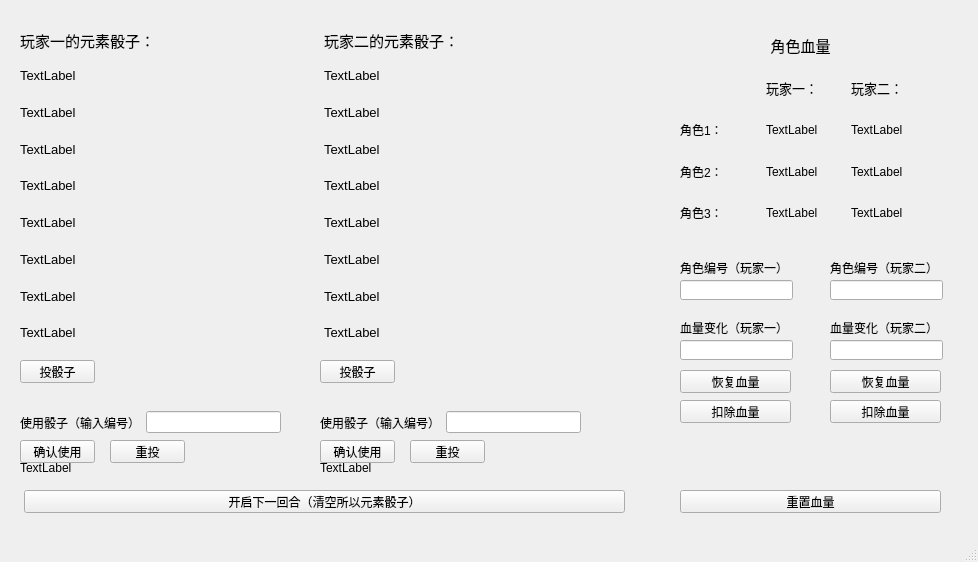
<?xml version="1.0" encoding="UTF-8"?>
<ui version="4.0">
 <class>mainwindow</class>
 <widget class="QMainWindow" name="mainwindow">
  <property name="geometry">
   <rect>
    <x>0</x>
    <y>0</y>
    <width>978</width>
    <height>562</height>
   </rect>
  </property>
  <property name="minimumSize">
   <size>
    <width>642</width>
    <height>562</height>
   </size>
  </property>
  <property name="maximumSize">
   <size>
    <width>978</width>
    <height>562</height>
   </size>
  </property>
  <property name="windowTitle">
   <string>Genius Invokation TCG-Dice</string>
  </property>
  <widget class="QWidget" name="centralwidget">
   <widget class="QWidget" name="layoutWidget_2">
    <property name="geometry">
     <rect>
      <x>320</x>
      <y>410</y>
      <width>261</width>
      <height>25</height>
     </rect>
    </property>
    <layout class="QHBoxLayout" name="horizontalLayout_4">
     <item>
      <widget class="QLabel" name="label_4">
       <property name="font">
        <font>
         <family>Microsoft YaHei UI</family>
        </font>
       </property>
       <property name="text">
        <string>使用骰子（输入编号）</string>
       </property>
      </widget>
     </item>
     <item>
      <widget class="QLineEdit" name="use2">
       <property name="font">
        <font>
         <family>Microsoft YaHei UI</family>
        </font>
       </property>
      </widget>
     </item>
    </layout>
   </widget>
   <widget class="QPushButton" name="clearButton">
    <property name="geometry">
     <rect>
      <x>24</x>
      <y>490</y>
      <width>601</width>
      <height>23</height>
     </rect>
    </property>
    <property name="font">
     <font>
      <family>Microsoft YaHei UI</family>
     </font>
    </property>
    <property name="text">
     <string>开启下一回合（清空所以元素骰子）</string>
    </property>
   </widget>
   <widget class="QWidget" name="layoutWidget">
    <property name="geometry">
     <rect>
      <x>20</x>
      <y>410</y>
      <width>261</width>
      <height>25</height>
     </rect>
    </property>
    <layout class="QHBoxLayout" name="horizontalLayout_3">
     <item>
      <widget class="QLabel" name="label_3">
       <property name="font">
        <font>
         <family>Microsoft YaHei UI</family>
        </font>
       </property>
       <property name="text">
        <string>使用骰子（输入编号）</string>
       </property>
      </widget>
     </item>
     <item>
      <widget class="QLineEdit" name="use1">
       <property name="font">
        <font>
         <family>Microsoft YaHei UI</family>
        </font>
       </property>
      </widget>
     </item>
    </layout>
   </widget>
   <widget class="QWidget" name="horizontalLayoutWidget">
    <property name="geometry">
     <rect>
      <x>20</x>
      <y>20</y>
      <width>601</width>
      <height>41</height>
     </rect>
    </property>
    <layout class="QHBoxLayout" name="horizontalLayout">
     <item>
      <widget class="QLabel" name="label_2">
       <property name="font">
        <font>
         <family>Microsoft YaHei UI</family>
         <pointsize>11</pointsize>
        </font>
       </property>
       <property name="text">
        <string>玩家一的元素骰子：</string>
       </property>
      </widget>
     </item>
     <item>
      <widget class="QLabel" name="label">
       <property name="font">
        <font>
         <family>Microsoft YaHei UI</family>
         <pointsize>11</pointsize>
        </font>
       </property>
       <property name="text">
        <string>玩家二的元素骰子：</string>
       </property>
      </widget>
     </item>
    </layout>
   </widget>
   <widget class="QWidget" name="layoutWidget_3">
    <property name="geometry">
     <rect>
      <x>20</x>
      <y>60</y>
      <width>601</width>
      <height>288</height>
     </rect>
    </property>
    <layout class="QHBoxLayout" name="horizontalLayout_2">
     <item>
      <layout class="QVBoxLayout" name="verticalLayout">
       <item>
        <widget class="QLabel" name="player1_1">
         <property name="font">
          <font>
           <family>Microsoft YaHei UI</family>
           <pointsize>10</pointsize>
          </font>
         </property>
         <property name="text">
          <string>TextLabel</string>
         </property>
        </widget>
       </item>
       <item>
        <widget class="QLabel" name="player1_2">
         <property name="font">
          <font>
           <family>Microsoft YaHei UI</family>
           <pointsize>10</pointsize>
          </font>
         </property>
         <property name="text">
          <string>TextLabel</string>
         </property>
        </widget>
       </item>
       <item>
        <widget class="QLabel" name="player1_3">
         <property name="font">
          <font>
           <family>Microsoft YaHei UI</family>
           <pointsize>10</pointsize>
          </font>
         </property>
         <property name="text">
          <string>TextLabel</string>
         </property>
        </widget>
       </item>
       <item>
        <widget class="QLabel" name="player1_4">
         <property name="font">
          <font>
           <family>Microsoft YaHei UI</family>
           <pointsize>10</pointsize>
          </font>
         </property>
         <property name="text">
          <string>TextLabel</string>
         </property>
        </widget>
       </item>
       <item>
        <widget class="QLabel" name="player1_5">
         <property name="font">
          <font>
           <family>Microsoft YaHei UI</family>
           <pointsize>10</pointsize>
          </font>
         </property>
         <property name="text">
          <string>TextLabel</string>
         </property>
        </widget>
       </item>
       <item>
        <widget class="QLabel" name="player1_6">
         <property name="font">
          <font>
           <family>Microsoft YaHei UI</family>
           <pointsize>10</pointsize>
          </font>
         </property>
         <property name="text">
          <string>TextLabel</string>
         </property>
        </widget>
       </item>
       <item>
        <widget class="QLabel" name="player1_7">
         <property name="font">
          <font>
           <family>Microsoft YaHei UI</family>
           <pointsize>10</pointsize>
          </font>
         </property>
         <property name="text">
          <string>TextLabel</string>
         </property>
        </widget>
       </item>
       <item>
        <widget class="QLabel" name="player1_8">
         <property name="font">
          <font>
           <family>Microsoft YaHei UI</family>
           <pointsize>10</pointsize>
          </font>
         </property>
         <property name="text">
          <string>TextLabel</string>
         </property>
        </widget>
       </item>
      </layout>
     </item>
     <item>
      <layout class="QVBoxLayout" name="verticalLayout_3">
       <item>
        <widget class="QLabel" name="player2_1">
         <property name="font">
          <font>
           <family>Microsoft YaHei UI</family>
           <pointsize>10</pointsize>
          </font>
         </property>
         <property name="text">
          <string>TextLabel</string>
         </property>
        </widget>
       </item>
       <item>
        <widget class="QLabel" name="player2_2">
         <property name="font">
          <font>
           <family>Microsoft YaHei UI</family>
           <pointsize>10</pointsize>
          </font>
         </property>
         <property name="text">
          <string>TextLabel</string>
         </property>
        </widget>
       </item>
       <item>
        <widget class="QLabel" name="player2_3">
         <property name="font">
          <font>
           <family>Microsoft YaHei UI</family>
           <pointsize>10</pointsize>
          </font>
         </property>
         <property name="text">
          <string>TextLabel</string>
         </property>
        </widget>
       </item>
       <item>
        <widget class="QLabel" name="player2_4">
         <property name="font">
          <font>
           <family>Microsoft YaHei UI</family>
           <pointsize>10</pointsize>
          </font>
         </property>
         <property name="text">
          <string>TextLabel</string>
         </property>
        </widget>
       </item>
       <item>
        <widget class="QLabel" name="player2_5">
         <property name="font">
          <font>
           <family>Microsoft YaHei UI</family>
           <pointsize>10</pointsize>
          </font>
         </property>
         <property name="text">
          <string>TextLabel</string>
         </property>
        </widget>
       </item>
       <item>
        <widget class="QLabel" name="player2_6">
         <property name="font">
          <font>
           <family>Microsoft YaHei UI</family>
           <pointsize>10</pointsize>
          </font>
         </property>
         <property name="text">
          <string>TextLabel</string>
         </property>
        </widget>
       </item>
       <item>
        <widget class="QLabel" name="player2_7">
         <property name="font">
          <font>
           <family>Microsoft YaHei UI</family>
           <pointsize>10</pointsize>
          </font>
         </property>
         <property name="text">
          <string>TextLabel</string>
         </property>
        </widget>
       </item>
       <item>
        <widget class="QLabel" name="player2_8">
         <property name="font">
          <font>
           <family>Microsoft YaHei UI</family>
           <pointsize>10</pointsize>
          </font>
         </property>
         <property name="text">
          <string>TextLabel</string>
         </property>
        </widget>
       </item>
      </layout>
     </item>
    </layout>
   </widget>
   <widget class="QPushButton" name="useButton2">
    <property name="geometry">
     <rect>
      <x>320</x>
      <y>440</y>
      <width>75</width>
      <height>23</height>
     </rect>
    </property>
    <property name="font">
     <font>
      <family>Microsoft YaHei UI</family>
     </font>
    </property>
    <property name="text">
     <string>确认使用</string>
    </property>
   </widget>
   <widget class="QPushButton" name="player1_begin">
    <property name="geometry">
     <rect>
      <x>20</x>
      <y>360</y>
      <width>75</width>
      <height>23</height>
     </rect>
    </property>
    <property name="font">
     <font>
      <family>Microsoft YaHei UI</family>
     </font>
    </property>
    <property name="text">
     <string>投骰子</string>
    </property>
   </widget>
   <widget class="QPushButton" name="player2_begin">
    <property name="geometry">
     <rect>
      <x>320</x>
      <y>360</y>
      <width>75</width>
      <height>23</height>
     </rect>
    </property>
    <property name="font">
     <font>
      <family>Microsoft YaHei UI</family>
     </font>
    </property>
    <property name="text">
     <string>投骰子</string>
    </property>
   </widget>
   <widget class="QPushButton" name="useButton1">
    <property name="geometry">
     <rect>
      <x>20</x>
      <y>440</y>
      <width>75</width>
      <height>23</height>
     </rect>
    </property>
    <property name="font">
     <font>
      <family>Microsoft YaHei UI</family>
     </font>
    </property>
    <property name="text">
     <string>确认使用</string>
    </property>
   </widget>
   <widget class="QLabel" name="Warning1">
    <property name="geometry">
     <rect>
      <x>20</x>
      <y>460</y>
      <width>261</width>
      <height>16</height>
     </rect>
    </property>
    <property name="font">
     <font>
      <family>Microsoft YaHei UI</family>
     </font>
    </property>
    <property name="text">
     <string>TextLabel</string>
    </property>
   </widget>
   <widget class="QLabel" name="Warning2">
    <property name="geometry">
     <rect>
      <x>320</x>
      <y>460</y>
      <width>261</width>
      <height>16</height>
     </rect>
    </property>
    <property name="font">
     <font>
      <family>Microsoft YaHei UI</family>
     </font>
    </property>
    <property name="text">
     <string>TextLabel</string>
    </property>
   </widget>
   <widget class="QPushButton" name="RebootButton1">
    <property name="geometry">
     <rect>
      <x>110</x>
      <y>440</y>
      <width>75</width>
      <height>23</height>
     </rect>
    </property>
    <property name="font">
     <font>
      <family>Microsoft YaHei UI</family>
     </font>
    </property>
    <property name="text">
     <string>重投</string>
    </property>
   </widget>
   <widget class="QPushButton" name="RebootButton2">
    <property name="geometry">
     <rect>
      <x>410</x>
      <y>440</y>
      <width>75</width>
      <height>23</height>
     </rect>
    </property>
    <property name="font">
     <font>
      <family>Microsoft YaHei UI</family>
     </font>
    </property>
    <property name="text">
     <string>重投</string>
    </property>
   </widget>
   <widget class="QLabel" name="label_5">
    <property name="geometry">
     <rect>
      <x>720</x>
      <y>30</y>
      <width>161</width>
      <height>31</height>
     </rect>
    </property>
    <property name="font">
     <font>
      <family>Microsoft YaHei UI</family>
      <pointsize>11</pointsize>
     </font>
    </property>
    <property name="text">
     <string>角色血量</string>
    </property>
    <property name="alignment">
     <set>Qt::AlignCenter</set>
    </property>
   </widget>
   <widget class="QLineEdit" name="cnEdit1">
    <property name="geometry">
     <rect>
      <x>680</x>
      <y>280</y>
      <width>113</width>
      <height>20</height>
     </rect>
    </property>
    <property name="font">
     <font>
      <family>Microsoft YaHei UI</family>
     </font>
    </property>
   </widget>
   <widget class="QLineEdit" name="cnEdit2">
    <property name="geometry">
     <rect>
      <x>830</x>
      <y>280</y>
      <width>113</width>
      <height>20</height>
     </rect>
    </property>
    <property name="font">
     <font>
      <family>Microsoft YaHei UI</family>
     </font>
    </property>
   </widget>
   <widget class="QLabel" name="label_11">
    <property name="geometry">
     <rect>
      <x>680</x>
      <y>260</y>
      <width>111</width>
      <height>16</height>
     </rect>
    </property>
    <property name="font">
     <font>
      <family>Microsoft YaHei UI</family>
     </font>
    </property>
    <property name="text">
     <string>角色编号（玩家一）</string>
    </property>
   </widget>
   <widget class="QLabel" name="label_12">
    <property name="geometry">
     <rect>
      <x>830</x>
      <y>260</y>
      <width>111</width>
      <height>16</height>
     </rect>
    </property>
    <property name="font">
     <font>
      <family>Microsoft YaHei UI</family>
     </font>
    </property>
    <property name="text">
     <string>角色编号（玩家二）</string>
    </property>
   </widget>
   <widget class="QLabel" name="label_13">
    <property name="geometry">
     <rect>
      <x>680</x>
      <y>320</y>
      <width>111</width>
      <height>16</height>
     </rect>
    </property>
    <property name="font">
     <font>
      <family>Microsoft YaHei UI</family>
     </font>
    </property>
    <property name="text">
     <string>血量变化（玩家一）</string>
    </property>
   </widget>
   <widget class="QLineEdit" name="bEdit1">
    <property name="geometry">
     <rect>
      <x>680</x>
      <y>340</y>
      <width>113</width>
      <height>20</height>
     </rect>
    </property>
    <property name="font">
     <font>
      <family>Microsoft YaHei UI</family>
     </font>
    </property>
   </widget>
   <widget class="QLineEdit" name="bEdit2">
    <property name="geometry">
     <rect>
      <x>830</x>
      <y>340</y>
      <width>113</width>
      <height>20</height>
     </rect>
    </property>
    <property name="font">
     <font>
      <family>Microsoft YaHei UI</family>
     </font>
    </property>
   </widget>
   <widget class="QLabel" name="label_14">
    <property name="geometry">
     <rect>
      <x>830</x>
      <y>320</y>
      <width>111</width>
      <height>16</height>
     </rect>
    </property>
    <property name="font">
     <font>
      <family>Microsoft YaHei UI</family>
     </font>
    </property>
    <property name="text">
     <string>血量变化（玩家二）</string>
    </property>
   </widget>
   <widget class="QPushButton" name="p1bplus">
    <property name="geometry">
     <rect>
      <x>680</x>
      <y>370</y>
      <width>111</width>
      <height>23</height>
     </rect>
    </property>
    <property name="font">
     <font>
      <family>Microsoft YaHei UI</family>
     </font>
    </property>
    <property name="text">
     <string>恢复血量</string>
    </property>
   </widget>
   <widget class="QPushButton" name="p1bminus">
    <property name="geometry">
     <rect>
      <x>680</x>
      <y>400</y>
      <width>111</width>
      <height>23</height>
     </rect>
    </property>
    <property name="font">
     <font>
      <family>Microsoft YaHei UI</family>
     </font>
    </property>
    <property name="text">
     <string>扣除血量</string>
    </property>
   </widget>
   <widget class="QPushButton" name="p2bminus">
    <property name="geometry">
     <rect>
      <x>830</x>
      <y>400</y>
      <width>111</width>
      <height>23</height>
     </rect>
    </property>
    <property name="font">
     <font>
      <family>Microsoft YaHei UI</family>
     </font>
    </property>
    <property name="text">
     <string>扣除血量</string>
    </property>
   </widget>
   <widget class="QPushButton" name="p2bplus">
    <property name="geometry">
     <rect>
      <x>830</x>
      <y>370</y>
      <width>111</width>
      <height>23</height>
     </rect>
    </property>
    <property name="font">
     <font>
      <family>Microsoft YaHei UI</family>
     </font>
    </property>
    <property name="text">
     <string>恢复血量</string>
    </property>
   </widget>
   <widget class="QPushButton" name="resetButton">
    <property name="geometry">
     <rect>
      <x>680</x>
      <y>490</y>
      <width>261</width>
      <height>23</height>
     </rect>
    </property>
    <property name="font">
     <font>
      <family>Microsoft YaHei UI</family>
     </font>
    </property>
    <property name="text">
     <string>重置血量</string>
    </property>
   </widget>
   <widget class="QWidget" name="layoutWidget">
    <property name="geometry">
     <rect>
      <x>680</x>
      <y>70</y>
      <width>251</width>
      <height>161</height>
     </rect>
    </property>
    <property name="font">
     <font>
      <family>Microsoft YaHei UI</family>
     </font>
    </property>
    <layout class="QGridLayout" name="gridLayout">
     <item row="0" column="0">
      <widget class="QLabel" name="label_17">
       <property name="text">
        <string/>
       </property>
      </widget>
     </item>
     <item row="0" column="1">
      <widget class="QLabel" name="label_6">
       <property name="font">
        <font>
         <family>Microsoft YaHei UI</family>
         <pointsize>10</pointsize>
        </font>
       </property>
       <property name="text">
        <string>玩家一：</string>
       </property>
      </widget>
     </item>
     <item row="0" column="2">
      <widget class="QLabel" name="label_7">
       <property name="font">
        <font>
         <family>Microsoft YaHei UI</family>
         <pointsize>10</pointsize>
        </font>
       </property>
       <property name="text">
        <string>玩家二：</string>
       </property>
      </widget>
     </item>
     <item row="1" column="0">
      <widget class="QLabel" name="label_8">
       <property name="font">
        <font>
         <family>Microsoft YaHei UI</family>
        </font>
       </property>
       <property name="text">
        <string>角色1：</string>
       </property>
      </widget>
     </item>
     <item row="1" column="1">
      <widget class="QLabel" name="p1c1b">
       <property name="font">
        <font>
         <family>Microsoft YaHei UI</family>
        </font>
       </property>
       <property name="text">
        <string>TextLabel</string>
       </property>
      </widget>
     </item>
     <item row="1" column="2">
      <widget class="QLabel" name="p2c1b">
       <property name="font">
        <font>
         <family>Microsoft YaHei UI</family>
        </font>
       </property>
       <property name="text">
        <string>TextLabel</string>
       </property>
      </widget>
     </item>
     <item row="2" column="0">
      <widget class="QLabel" name="label_9">
       <property name="font">
        <font>
         <family>Microsoft YaHei UI</family>
        </font>
       </property>
       <property name="text">
        <string>角色2：</string>
       </property>
      </widget>
     </item>
     <item row="2" column="1">
      <widget class="QLabel" name="p1c2b">
       <property name="font">
        <font>
         <family>Microsoft YaHei UI</family>
        </font>
       </property>
       <property name="text">
        <string>TextLabel</string>
       </property>
      </widget>
     </item>
     <item row="2" column="2">
      <widget class="QLabel" name="p2c2b">
       <property name="font">
        <font>
         <family>Microsoft YaHei UI</family>
        </font>
       </property>
       <property name="text">
        <string>TextLabel</string>
       </property>
      </widget>
     </item>
     <item row="3" column="0">
      <widget class="QLabel" name="label_10">
       <property name="font">
        <font>
         <family>Microsoft YaHei UI</family>
        </font>
       </property>
       <property name="text">
        <string>角色3：</string>
       </property>
      </widget>
     </item>
     <item row="3" column="1">
      <widget class="QLabel" name="p1c3b">
       <property name="font">
        <font>
         <family>Microsoft YaHei UI</family>
        </font>
       </property>
       <property name="text">
        <string>TextLabel</string>
       </property>
      </widget>
     </item>
     <item row="3" column="2">
      <widget class="QLabel" name="p2c3b">
       <property name="font">
        <font>
         <family>Microsoft YaHei UI</family>
        </font>
       </property>
       <property name="text">
        <string>TextLabel</string>
       </property>
      </widget>
     </item>
    </layout>
   </widget>
  </widget>
  <widget class="QMenuBar" name="menubar">
   <property name="geometry">
    <rect>
     <x>0</x>
     <y>0</y>
     <width>978</width>
     <height>23</height>
    </rect>
   </property>
  </widget>
  <widget class="QStatusBar" name="statusbar"/>
 </widget>
 <resources/>
 <connections/>
</ui>
